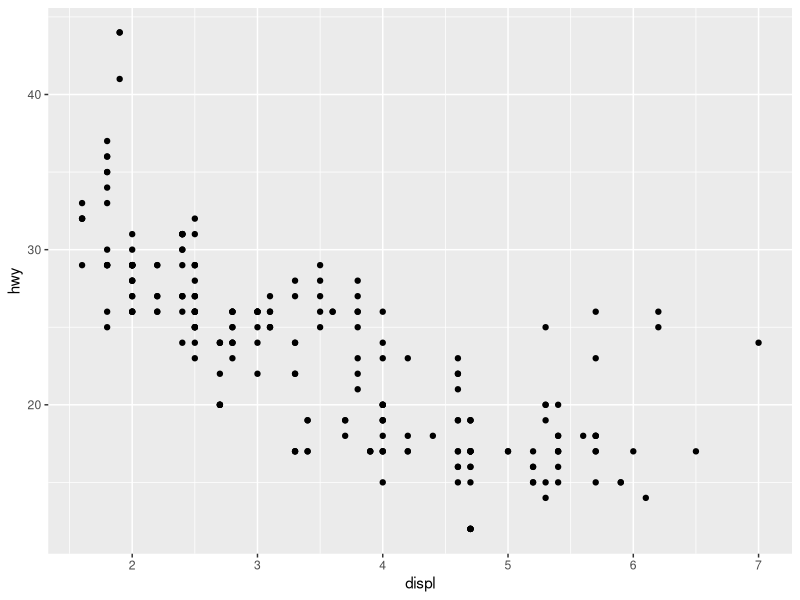
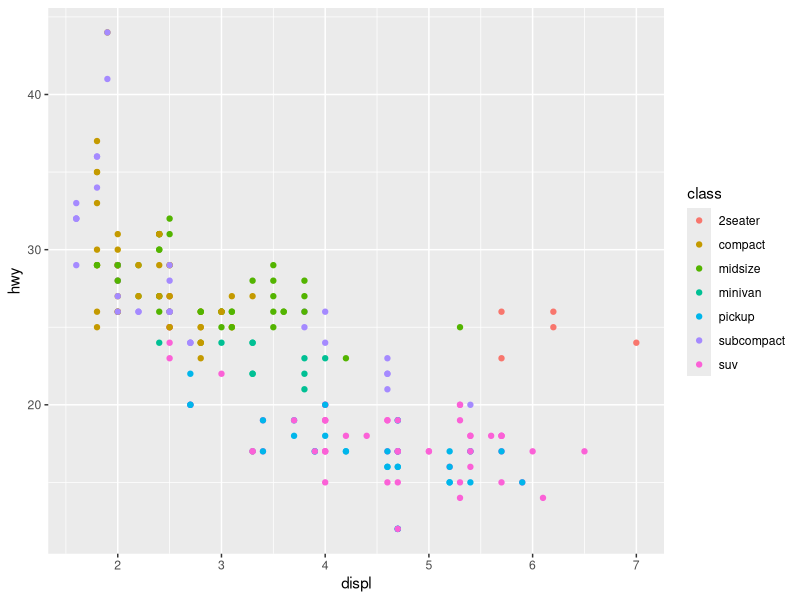
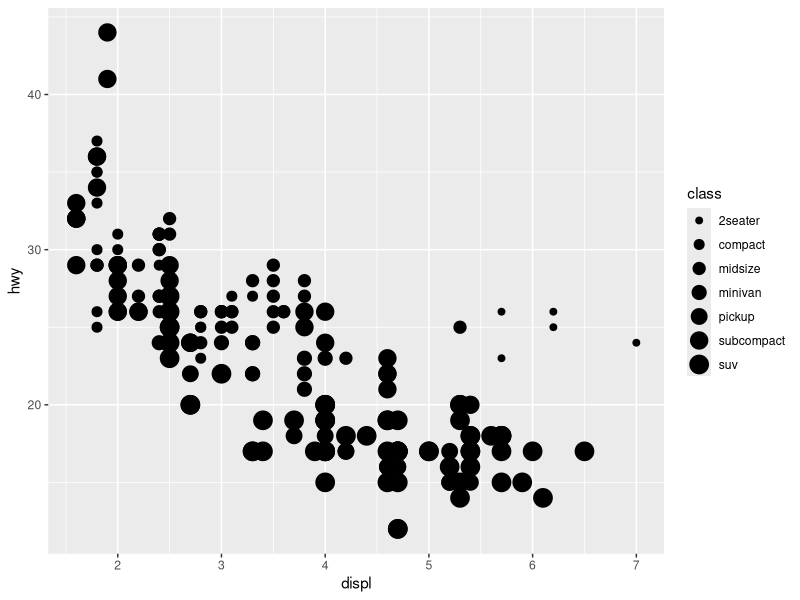
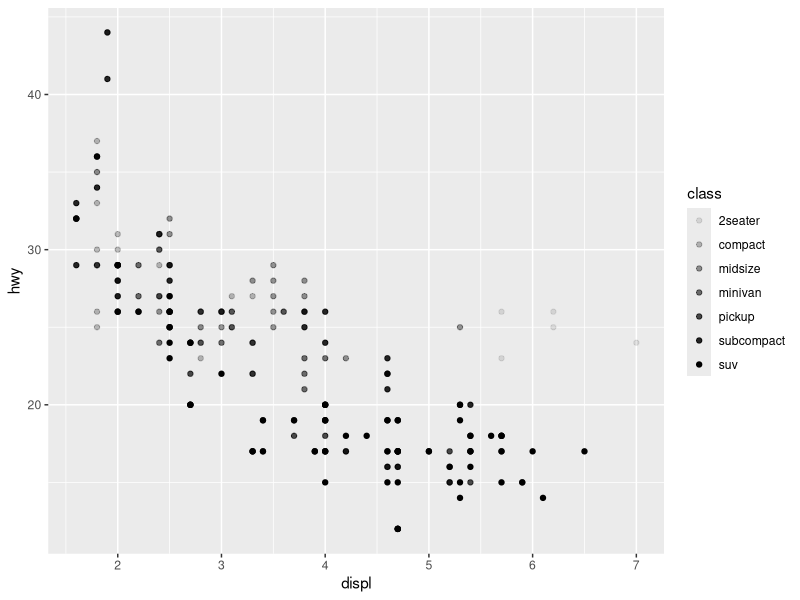
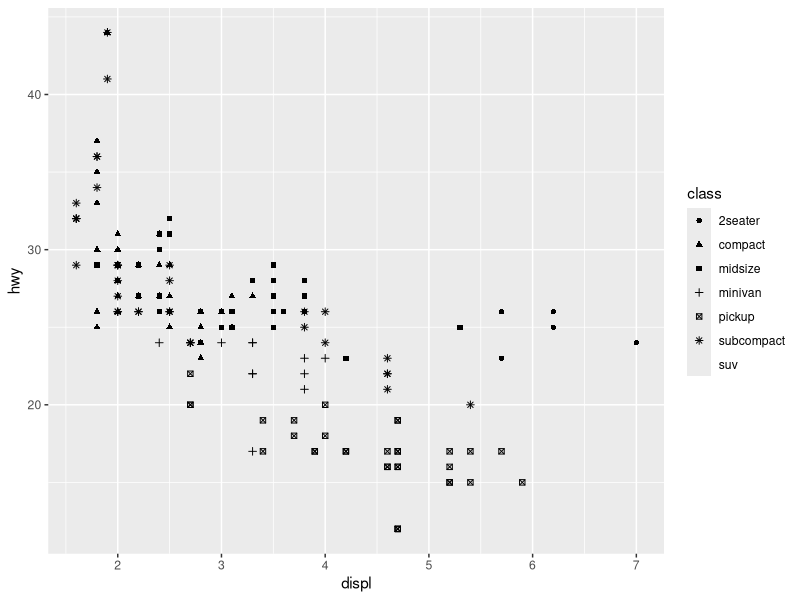
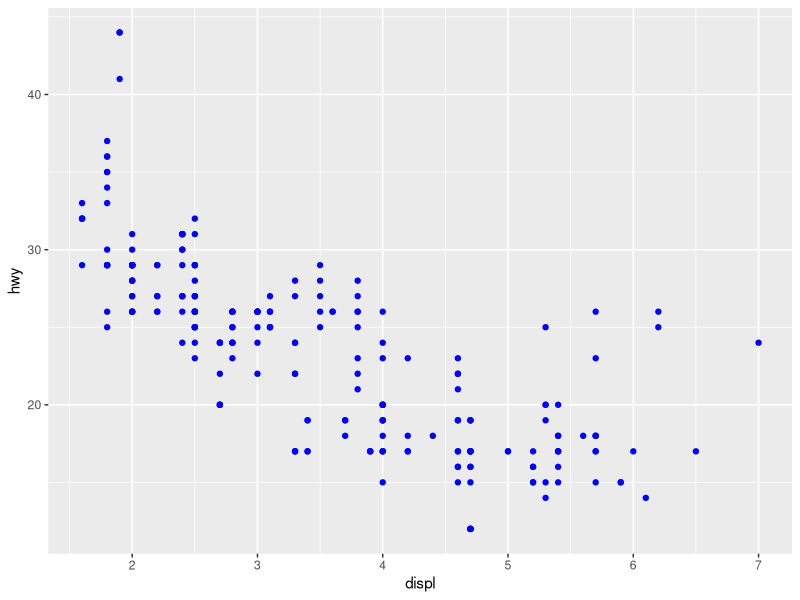
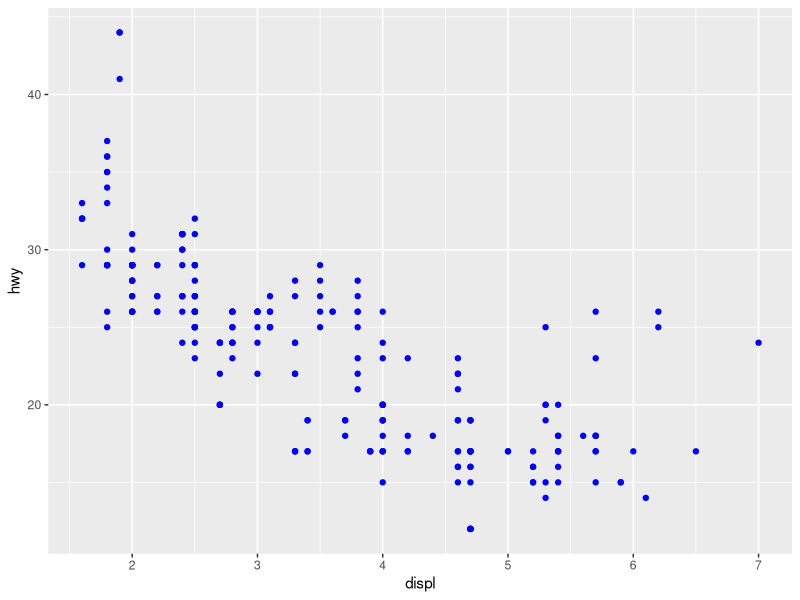
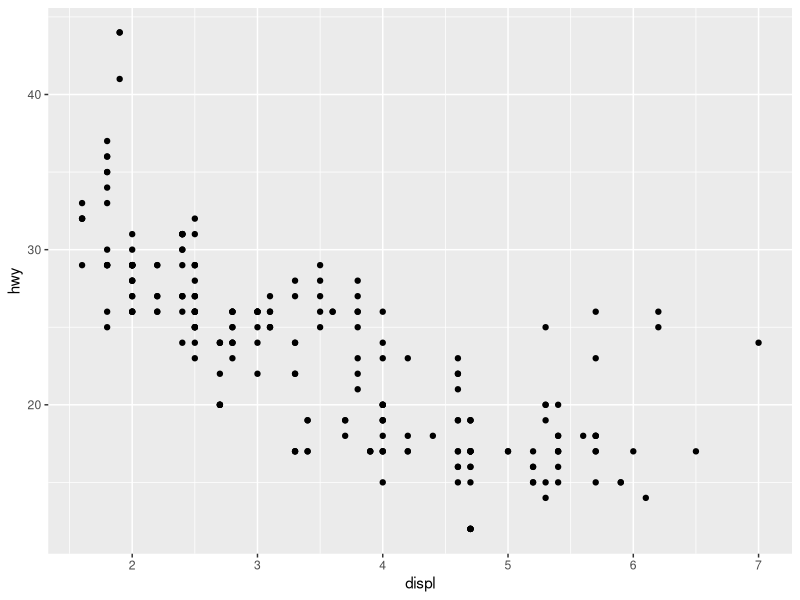

The R source for these figures, in order:
## ---- chunk 1
library("tidyverse")
## ---- chunk 2
mpg
## ---- chunk 3
ggplot(data=mpg)+
  geom_point(mapping=aes(x=displ, y=hwy))
#shows a negative relationship between engine size(displ) and fuel efficiency(hwy). This can interpret the results of larger the engine size the lower the fuel efficiency due the unbalanced load of effort and energy input. 
## ---- chunk 4
ggplot(data = mpg)+
  geom_point(mapping=aes(x=displ, y=hwy, colour=class)) # color represents the type of vehicles in the dataset and it is shown how each vehicle has varying engine size and fuel efficiency. 
## ---- chunk 5
ggplot(data = mpg) + 
  geom_point(mapping = aes(x = displ, y = hwy, size = class)) # not the best aesthetic to represent data since some data points can be overlapped by other data points
## ---- chunk 6
ggplot(data = mpg) + 
  geom_point(mapping = aes(x = displ, y = hwy, alpha = class)) # this may also not be the best to represent the data since some data points are hard to see which can be great for interpretation on the relationship between fuel efficiency and engine size but not the best for visualization purposes. 
## ---- chunk 7
ggplot(data = mpg) + 
  geom_point(mapping = aes(x = displ, y = hwy, shape = class)) # this can be a good way to visualize the data but the color by class is better visually, especially for those reading the paper with so scientific background, having a more simple layout of the data visualization can make science more accessible. 
## ---- chunk 8
ggplot(data = mpg) + 
  geom_point(mapping = aes(x = displ, y = hwy), color = "blue") # this does not represent the different class vehicle types, it only looks like a negative trend of only one vehicle. This graph aesthetics is not specific or appropriate enough for this kind of study. 
## ---- chunk 9
ggplot(data = mpg) + 
  geom_point(mapping = aes(x = displ, y = hwy), colour = "blue")+
  aes(colour = displ < 5)
## ---- chunk 10
ggplot(data = mpg) +
 geom_point(mapping = aes(x = displ, y = hwy))  #this code has been fixed. The previous version had a "+" in-front of "geom_point," but that is incorrect. The best way to add on new aesthetics is to place the "+" at the end of the top line of code. 
## ---- chunk 11
ggplot(data = mpg) + 
  geom_point(mapping = aes(x = displ, y = hwy)) + 
  facet_wrap(~ class, nrow = 2)
## ---- chunk 12
# this combines two variables
ggplot(data = mpg) + 
  geom_point(mapping = aes(x = displ, y = hwy)) + 
  facet_grid(drv ~ cyl)
## ---- chunk 13
ggplot(data = mpg) + 
  geom_point(mapping = aes(x = displ, y = hwy))+ 
facet_grid(. ~ cyl)
## ---- chunk 14
ggplot(data = mpg) + 
  geom_point(mapping = aes(x = displ, y = hwy)) 
## ---- chunk 15
ggplot(data = mpg) + 
  geom_smooth(mapping = aes(x = displ, y = hwy))
## ---- chunk 16
ggplot(data = mpg) + 
  geom_smooth(mapping = aes(x = displ, y = hwy))
## ---- chunk 17
ggplot(data = mpg) + 
  geom_smooth(mapping = aes(x = displ, y = hwy, linetype = drv)) # the lines represent the type of drive the cars are, ex: 4 is 4WD, f is FWD, and r is RWD. 
## ---- chunk 18
ggplot(data = mpg) +
  geom_smooth(mapping = aes(x = displ, y = hwy, group = drv))
## ---- chunk 19
ggplot(data = mpg) +
  geom_smooth(
    mapping = aes(x = displ, y = hwy, color = drv),
    show.legend = FALSE,
  )
## ---- chunk 20
ggplot(data = mpg) + 
  geom_point(mapping = aes(x = displ, y = hwy)) +
  geom_smooth(mapping = aes(x = displ, y = hwy))
## ---- chunk 21
ggplot(data = mpg, mapping = aes(x = displ, y = hwy)) + 
  geom_point(mapping = aes(color = class)) + 
  geom_smooth()
## ---- chunk 22
ggplot(data = mpg, mapping = aes(x = displ, y = hwy)) + 
  geom_point(mapping = aes(color = class)) + 
  geom_smooth(data = filter(mpg, class == "subcompact"), se = FALSE)
## ---- chunk 23
#you can  use a histogram geom to help produce a line chart
# these two codes are essentially the same when producing visualization of data but the difference is: in the top code, it specifies the parameters of the data early on, then with the second code only specifies the aesthetics in both geom's which can be a bit harder and more time consuming.
ggplot(data = mpg, mapping = aes(x = displ, y = hwy)) + 
  geom_point() + 
  geom_smooth()

ggplot() + 
  geom_point(data = mpg, mapping = aes(x = displ, y = hwy)) + 
  geom_smooth(data = mpg, mapping = aes(x = displ, y = hwy))
## ---- chunk 24
ggplot(data = diamonds) + 
  geom_bar(mapping = aes(x = cut))
## ---- chunk 25
ggplot(data = diamonds) + 
  stat_count(mapping = aes(x = cut)) # the graph above and the one this code produces are showing the same results but the code is different. Using geom_bar and stat_count can be used interchangeably. 
## ---- chunk 26
demo <- tribble(
  ~cut,         ~freq,
  "Fair",       1610,
  "Good",       4906,
  "Very Good",  12082,
  "Premium",    13791,
  "Ideal",      21551
)
demo

ggplot(data = demo) +
  geom_bar(mapping = aes(x = cut, y = freq), stat = "identity")

## ---- chunk 27
ggplot(data = diamonds) + 
  geom_bar(mapping = aes(x = cut, y = stat(prop), group = 1))
## ---- chunk 28
ggplot(data = diamonds) + 
  stat_summary(
    mapping = aes(x = cut, y = depth),
    fun.min = min,
    fun.max = max,
    fun = median
  )
## ---- chunk 29
ggplot(data = diamonds) + 
  geom_bar(mapping = aes(x = cut, colour = cut))
ggplot(data = diamonds) + 
  geom_bar(mapping = aes(x = cut, fill = cut))
## ---- chunk 30
ggplot(data = diamonds) + 
  geom_bar(mapping = aes(x = cut, fill = clarity))
## ---- chunk 31
ggplot(data = diamonds, mapping = aes(x = cut, fill = clarity)) + 
  geom_bar(alpha = 1/5, position = "identity")

#To color the bar outlines with no fill color
ggplot(data = diamonds, mapping = aes(x = cut, colour = clarity)) + 
  geom_bar(fill = NA, position = "identity")
## ---- chunk 32
ggplot(data = diamonds) + 
  geom_bar(mapping = aes(x = cut, fill = clarity), position = "fill") # this graph represents the quality cut diamonds better than the previous graphs. This shows the degree the cut will be based on the clarity of the diamond
## ---- chunk 33
ggplot(data = diamonds) + 
  geom_bar(mapping = aes(x = cut, fill = clarity), position = "dodge")
